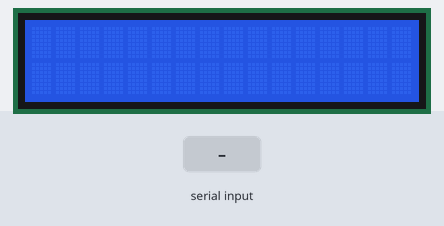
Recording of a sketch running on a simulated Arduino Uno, built with avr-gcc and run on an emulated ATmega328P. On the bench: 16×2 character LCD. The test bench sets the inputs (shaded band). What the sketch prints to the serial monitor is not drawn.

Above: at 4.2 s.
4.3 s: byte 30 received over Serial
5.8 s: byte 90 received over Serial
At 6.6 s:
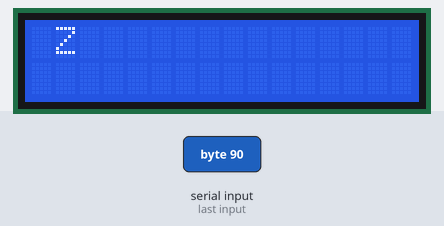
7.3 s: byte 120 received over Serial
At 7.8 s:
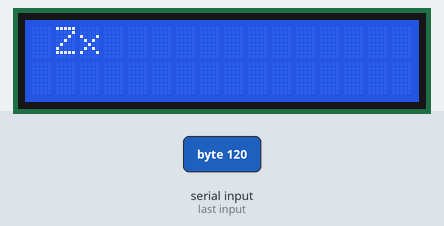
8.8 s: byte 30 received over Serial
10.3 s: byte 90 received over Serial
At 11.3 s:
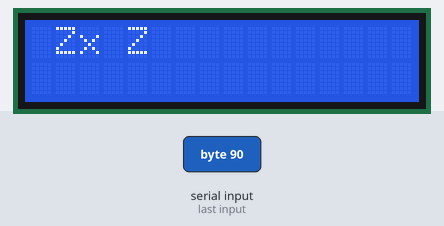
11.8 s: byte 120 received over Serial
At 12.4 s:
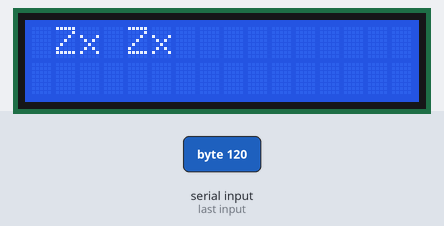
Timing chart, 0 to 14.3 s (numbered marks = the images above; inputs shaded):
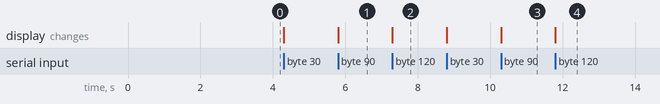

The sketch:

serialmonitor_to_lcd_display.ino
```cpp
//Program to print text or whatever written in serial monitor in LCD display
#include<LiquidCrystal.h>
char x;
LiquidCrystal lcd(11,12,4,5,6,7);
void setup() {
  // put your setup code here, to run once:
  lcd.begin(16,2);
  Serial.begin(9600);
  Serial.print("Hello World!");
  delay(3000);
 }

void loop() {
  // put your main code here, to run repeatedly:
  if(Serial.available()>0)
  {
    x=Serial.read();
    // lcd.setCursor(0,0);
    lcd.print(x);
   }
}
```

Measured:
- after the input at 5.8 s, the display: changes at once (image 1)
- after the input at 7.3 s, the display: changes at once (image 2)
- after the input at 10.3 s, the display: changes at once (image 3)
- after the input at 11.8 s, the display: changes at once (image 4)
